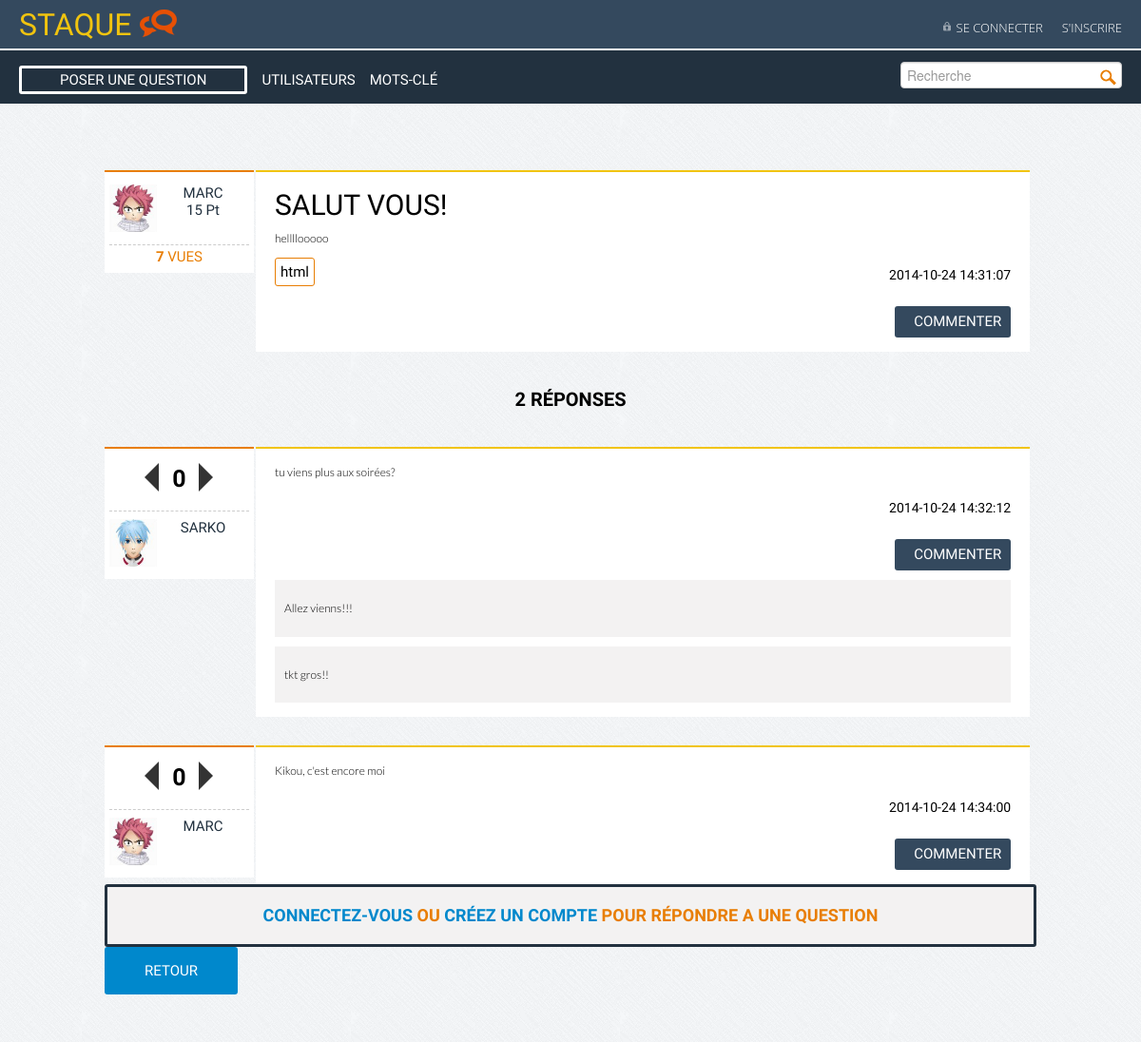
The page /detail_question.php?id=16 on the database its author committed.
### tables this page shows
CREATE TABLE IF NOT EXISTS `question` (
  `id` int(11) NOT NULL AUTO_INCREMENT,
  `title` varchar(250) NOT NULL,
  `content` text NOT NULL,
  `tags` varchar(255) NOT NULL,
  `user_id` int(11) NOT NULL,
  `dateCreated` datetime NOT NULL,
  `dateModified` datetime NOT NULL,
  `vues` int(11) NOT NULL,
  `points` int(11) NOT NULL,
  PRIMARY KEY (`id`)
);

CREATE TABLE IF NOT EXISTS `user` (
  `id` int(11) NOT NULL AUTO_INCREMENT,
  `name` varchar(50) NOT NULL,
  `image` varchar(150) NOT NULL,
  `pseudo` varchar(100) NOT NULL,
  `mail` varchar(150) NOT NULL,
  `password` varchar(255) NOT NULL,
  `salt` varbinary(256) NOT NULL,
  `token` varchar(50) NOT NULL,
  `birthday` date NOT NULL,
  `job` varchar(150) NOT NULL,
  `location` varchar(100) NOT NULL,
  `lang` varchar(100) NOT NULL,
  `score` int(10) NOT NULL,
  `vote` int(10) NOT NULL,
  `websites` varchar(150) NOT NULL,
  `dateRegistred` date NOT NULL,
  `dateModified` date NOT NULL,
  `dateConnected` datetime NOT NULL,
  PRIMARY KEY (`id`)
);

CREATE TABLE IF NOT EXISTS `answer` (
  `id` int(11) NOT NULL AUTO_INCREMENT,
  `content` text NOT NULL,
  `user_id` int(11) NOT NULL,
  `question_id` int(11) NOT NULL,
  `dateCreated` datetime NOT NULL,
  `dateModified` datetime NOT NULL,
  `best_answer` tinyint(1) DEFAULT '0',
  PRIMARY KEY (`id`)
);

CREATE TABLE IF NOT EXISTS `comment` (
  `id` int(11) NOT NULL AUTO_INCREMENT,
  `comment` text NOT NULL,
  `questionOrAnswer` int(11) NOT NULL,
  `questionOrAnswer_id` int(11) NOT NULL,
  `user_id` int(11) NOT NULL,
  PRIMARY KEY (`id`)
);

### functions.php (called while the page is built, shortened)
<?php
	function nbRep($id){
		global $dbh;
		$sql = "SELECT COUNT(*) FROM answer
				JOIN question ON question_id = question.id
				WHERE question.id = :id";
		$stmt = $dbh->prepare($sql);
		$stmt->bindValue(":id",$id);
		$stmt->execute();
		$nbAnswers = $stmt->fetchColumn();
		return $nbAnswers;
	}

### detail_question.php (the view, shortened to what this page needs)
<?php
	include("db.php");
	include("functions.php");
	include("inc/header.php");
	include("inc/nav.php");
	$errors = array();
	$id=$_GET['id'];
	$nbAnswers=nbRep($id);
	$sql = "SELECT question.id,title,score,dateCreated,pseudo,tags,content,vues,points,image FROM question
					LEFT JOIN user ON question.user_id=user.id
					WHERE question.id=:id";
	$stmt = $dbh->prepare($sql);
	$stmt->bindValue(":id",$id);
	$stmt->execute();
	$question = $stmt->fetch();
	$sql = "SELECT answer.content, answer.user_id,pseudo, answer.dateCreated,image,answer.id FROM answer
					JOIN question ON question_id=question.id
					LEFT JOIN user ON user.id=answer.user_id
					WHERE question.id=:id";
	$stmt = $dbh->prepare($sql);
	$stmt->bindValue(":id",$id);
	$stmt->execute();
	$answers = $stmt->fetchAll();
?>
<section class="container">
	<div class="topQuestionWrap">
		<div class="clearboth colLeft user">
			<a href="account.php?id=<?= $question['id'];?>"  class="lien_user" title="Infos auteur">
				<div class="floatLeft"><img src="<?= $question['image'];?>" alt="">	</div>
				<div class="floatLeft">
					<h4><?= $question['pseudo'];?></h4>
					<p class="score"><?= $question['score'];?> Pt </p>
				</div>
			</a>
			<div class="compteurs">
				<p><strong><?= $question['vues'];?></strong> vues</p>
			</div>
		</div>
		<div class="colRight question">
			<h3><?php echo $question['title'];?></h3>
			<p><?php echo $question['content'];?></p>
			<p class="date"><?= $question['dateCreated'];?></p>
			<?php if(!empty($question['tags'])){ ?>
				<div class="tags"><?= $question['tags'];?></div>
			<?php } ?>
			<a href="comment.php?id=<?php echo $id; ?>&q_a=<?php echo (0); ?>&id_q=<?php echo $id ?>" class="commentBtn">Commenter</a>
		</div>
	</div>
	<h2 id="rep"><?php echo $nbAnswers;?> réponses</h2>
	<?php foreach ($answers as $answer){ ?>
	<div class="topQuestionWrap">
		<div class="clearboth colLeft user">
			<div id="voteQuestion">
				<a href="vote.php?type=moins&answerId=<?php echo $answer['id'];?>&id_q=<?php echo $id ?>"><span id="moins"></span></a>
				<span id="pointsQ"><?php echo $question['points'];?></span>
				<a href="vote.php?type=plus&answerId=<?php echo $answer['id'] ;?>&id_q=<?php echo $id ?>"><span id="plus"></span></a>
			</div>
			<a href="account.php?id=<?= $question['id'];?>"  class="lien_user" title="Infos auteur">
				<div class="floatLeft"><img src="<?= $answer['image'];?>" alt="">	</div>
				<div class="floatLeft">
					<h4><?= $answer['pseudo'];?></h4>
				</div>
			</a>
		</div>
		<div class="colRight question">
			<p><?php echo $answer['content'];?></p>
			<p class="date"><?= $answer['dateCreated'];?></p>
			<div class="contenuRep">
				<a href="comment.php?id=<?php echo $answer['id']; ?>&q_a=<?php echo (1); ?>&id_q=<?php echo $id ?>" class="commentBtn">Commenter</a>
				<?php
					$sql = "SELECT comment FROM comment
								WHERE comment.questionOrAnswer_id=:id AND questionOrAnswer=1";
					$stmt = $dbh->prepare($sql);
					$stmt->bindValue(":id",$answer['id']);
					$stmt->execute();
					$commentsR = $stmt->fetchAll();
					if(!empty($commentsR)){
						foreach ($commentsR as $commentR){ ?>
							<div id="commentaires" class="clearboth">
								<p><?php echo $commentR['comment'];?></p>
							</div>
					<?php }
					} ?>
			</div>
		</div>
					<?php } ?>
<?php if(isset($_SESSION['user'])){ ?>
				<h4>Répondre</h4>
				<form method="POST">
					<label class="questionarea">
						<textarea name="content" placeholder="Répondre a la question"></textarea>
					</label>
					<label class="submit"><input type="submit" value="Envoyer votre réponse"></label>
					<?php
						if (!empty($errors)){
								echo '<ul class="errors">';
									foreach($errors as $error){
								echo '<li>'.$error.'</li>';
							}
							echo '</ul>';
						}
					?>
				</form>
			</div>
		</div>
	<?php } else{ ?>
		<div class="deconnecter">
		<div id="errorLogin">
			<h3><a href="login.php">Connectez-vous</a> ou <a href="register.php">créez un compte</a> pour répondre a une question</h3>
		</div>
	<?php } ?>
		<a href="index.php" id="back">Retour</a>
	</div>
</section>
<?php
include("inc/footer.php");
?>

### css/style.css (style rules this page uses)
html, body, div, span, applet, object, iframe, h1, h2, h3, h4, h5, h6, p, blockquote, pre, a, abbr, acronym, address, big, cite, code, del, dfn, em, img, ins, kbd, q, s, samp, small, strike, strong, sub, sup, tt, var, b, u, i, center, dl, dt, dd, ol, ul, li, fieldset, form, label, legend, table, caption, tbody, tfoot, thead, tr, th, td, article, aside, canvas, details, embed, figure, figcaption, footer, header, hgroup, menu, nav, output, ruby, section, summary, time, mark, audio, video { margin: 0; padding: 0; border: 0; font-size: 100%; vertical-align: baseline; }
article, aside, details, figcaption, figure, footer, header, hgroup, menu, nav, section { display: block; }
body { line-height: 1; }
body { font: 300 1.3rem/1.3rem Oswald; color: #000; background: url(../img/fond.png) scroll repeat 0 0 #f3f2f2; }
h2 { text-transform: uppercase; font-size: 20px; text-align: center; }
h3 { text-transform: uppercase; font-size: 18px; text-align: center; }
.clearboth { clear: both; }
.colLeft { float: left; width: 15%; }
.colRight { float: left; width: 79%; margin-left: 2px; padding-left: 15px; }
.container { width: 980px; zoom: 1; margin: 0 auto; padding: 20px; margin-top: 20px; }
.topQuestionWrap { margin: 30px 0; font: 300 15px PT Sans; clear: both; }
.topQuestionWrap .user { background-color: #fff; border-top: 2px solid #E87E04; text-align: center; padding: 5px; }
.topQuestionWrap .user h4 { font: 300 15px Oswald; text-transform: uppercase; color: #22313F; }
a.lien_user { display: block; height: auto; padding: 8px 0; color: #22313F; }
a.lien_user img { width: 50px; float: left; }
.topQuestionWrap .user .compteurs { margin-top: 5px; font: 300 15px Oswald; text-transform: uppercase; color: #E87E04; padding: 3px 0; clear: both; border-top: 1px dashed #ccc; }
.topQuestionWrap .question { background-color: #fff; border-top: 2px solid #F1C40F; height: 100%; text-align: left; padding: 5px 20px; }
.topQuestionWrap .question h3 { text-align: left; font: 500 2em/2em PT Sans Narrow; height: 45px; }
.topQuestionWrap .question p { text-align: left; font: 300 0.8em/0.8em Lato; margin: 10px 0 15px; }
.topQuestionWrap .question .date { text-align: right; font: 300 14px Oswald; float: right; }
.topQuestionWrap .question .tags { border: 1px solid #E87E04; border-radius: 3px; padding: 5px; display: inline-block; float: left; }
#voteQuestion { border-bottom: 1px dashed #ccc; padding: 5px; height: 50px; line-height: 50px; position: relative; }
#pointsQ { font: 700 25px Oswald; margin: 0 10px; }
#plus, #moins { height:25px; width:16px; display:inline-block; position:relative; cursor: pointer; }
#plus:before { content:''; height:0; width:0; display:block; border:15px transparent solid; border-right-width:0; border-left-color:#333; position:absolute; top:0px; left:0px; }
#moins:before { content:''; height:0; width:0; display:block; border:15px transparent solid; border-left-width:0; border-right-color:#333; position:absolute; top:0px; left:0px; }
#commentaires { background-color: #f3f2f2; padding: 10px; margin-bottom: 10px; }
.commentBtn { width: 82px; height: 33px; line-height: 33px; text-transform: uppercase; font-size: 15px; text-align: center; background-color: #34495E; color: #fff; border: none; display: block; border-radius: 3px; padding: 0 20px; clear: both; float: right; margin: 10px 0; }
#back, .edit, .delete { width: 100px; height: 50px; line-height: 50px; text-transform: uppercase; font-size: 15px; text-align: center; background-color: #0088cc; color: #fff; border: none; display: block; border-radius: 3px; padding: 0 20px; clear: both; }
#errorLogin { border: 3px solid #22313F; padding: 10px; background-color: #f3f2f2; color: #E87E04; border-radius: 3px; }

### rows shown on the page
question: user.image (picture), user.pseudo "MARC", user.score "15", vues "7", title "SALUT VOUS!", content "hellllooooo", dateCreated "2014-10-24 14:31:07", tags "html"
answer: question.points "0", user.image (picture), user.pseudo "SARKO", content "tu viens plus aux soirées?", dateCreated "2014-10-24 14:32:12"
comment: comment "Allez vienns!!!"
comment: comment "tkt gros!!"
answer: question.points "0", user.image (picture), user.pseudo "MARC", content "Kikou, c'est encore moi", dateCreated "2014-10-24 14:34:00"

### other values the page prints
$nbAnswers "2"
